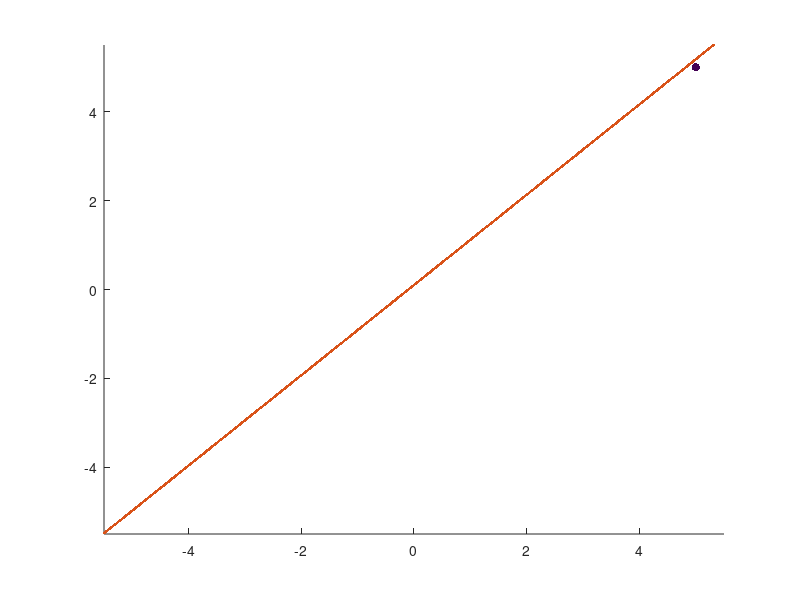

Write MATLAB code to recreate this figure. (Note: this script raises an error after producing the figure.)
%Perceptrons Algorithm 
%Daniel Rodriguez Soto
%University of Guadalajara 
%08/31/21

clear
close all
clc

n = input('Integer number of points for training for two class \n');
if numel(n)>1
    error('It is not an integer ')
end
n = round(abs(n));
% Input vectors of training data
X = [];
% Desired output vector
d = [];
for i=1:n
    X(i,1) = input('Data Class 1 in coord x (-5 to 5) \n');
    if or(X(i,1)>5,X(i,1)<-5)
        disp('Out of range')
        while(or(X(i,1)>5,X(i,1)<-5))
            X(i,1) = input('Data Class 1 in coord x (-5 to 5) \n');
        end
    end
    X(i,2) = input('Data Class 1 in coord y (-5 to 5) \n');
    if or(X(i,1)>5,X(i,1)<-5)
        disp('Out of range')
        while(or(X(i,1)>5,X(i,1)<-5))
            X(i,1) = input('Data Class 1 in coord y (-5 to 5) \n');
        end
    end
    d(i) = 1;
end
for i=n+1:n+n
    X(i,1) = input('Data Class 2 in coord x (-5 to 5) \n');
    if or(X(i,1)>5,X(i,1)<-5)
                disp('Out of range')
        while(or(X(i,1)>5,X(i,1)<-5))
            X(i,1) = input('Data Class 2 in coord x (-5 to 5) \n');
        end
    end
    X(i,2) = input('Data Class 2 in coord y (-5 to 5) \n');
    if or(X(i,1)>5,X(i,1)<-5)
                disp('Out of range')
        while(or(X(i,1)>5,X(i,1)<-5))
            X(i,1) = input('Data Class 2 in coord y (-5 to 5) \n');
        end
    end
    d(i) = -1;
end
d = d';
clc;

figure()
scatter(X(:,1),X(:,2),[],d,'filled')
xlim([-5.5 5.5])
ylim([-5.5 5.5])

% X = [X,ones(length(d),1)];
%Random initial weights and display them
w = rand(2,1);
% w = w';
theta = input('Input threshold theta (-5 to 5) \n');
    if or(theta>5,theta<-5)
        disp('Out of range')
        while(or(theta>5,theta<-5))
            theta = input('Input threshold theta (-5 to 5) \n');
        end
    end
% theta = rand();
disp('Initial random weight vector is:');
disp(w');


%initialise learning rate and epochs
lr = input('Learning rate \n');
epochs = input('Number of max epochs \n');

kk=0;
% w*X1'
%Training 
while(1)
    error=0;
    for i=1:size(X,1)
        x=X(i,:)';
        net=w'*x;
        % Ouput of perceptron computed
        o(i)=sign(net);
        err=d(i)-o(i);
        error=error+err;
        % Weight change using perceptron rule
        w=w+lr*err*x;
        theta=theta+lr*err;
        kk=kk+1;
        
        scatter(X(:,1),X(:,2),[],d,'filled')
        xlim([-5.5 5.5])
        ylim([-5.5 5.5])
        hold on
        xw = -5.5:0.01:5.5;
        yw = (w(1)/w(2))*xw + (theta/w(2));
        scatter(xw,yw,'.');
        hold off
        drawnow
        pause(1)
    end
    if (error==0)
        disp('Convergence')
        disp('Weight');
        disp(w');
        disp('Theta');
        disp(theta);
        disp('Epochs');
        disp(kk);
        disp('Error');
        disp(error);
        break;
    end
    while(epochs<kk)
        disp('No convergence')
        disp('Weight',w);
        disp(w);
        disp('Theta');
        disp(theta);
        disp('Epochs');
        disp(kk);
        disp('Error');
        disp(error);
        break;
    end
end
